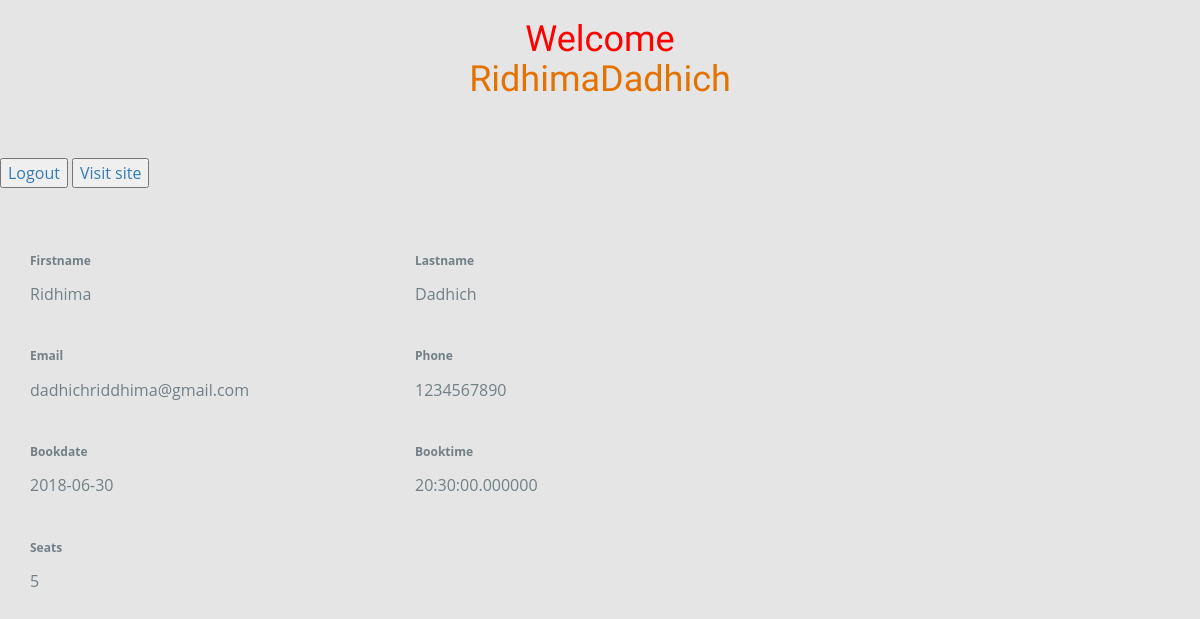
The app's page /Profile.php (signed in) with its own data.
### tables this page shows
CREATE TABLE `register` (
  `id` int(11) NOT NULL,
  `Firstname` text NOT NULL,
  `Lastname` text NOT NULL,
  `Phone` int(100) NOT NULL,
  `Mail` varchar(100) NOT NULL,
  `Password` varchar(100) NOT NULL
);

CREATE TABLE `book` (
  `id` int(200) NOT NULL,
  `Bookdate` date NOT NULL,
  `Booktime` time(6) NOT NULL,
  `seat` int(200) NOT NULL
);

### Profile.php (the view, shortened to what this page needs)
<?php
  include('connect.php');
  if (isset($_SESSION['mail'])) {
    $sql="SELECT * FROM `register` where `Mail`='".$_SESSION['mail']."'";
    $sql1="SELECT * FROM `book`";
    $res1=mysqli_query($con,$sql1);
    $data1=mysqli_fetch_array($res1);
    $res=mysqli_query($con,$sql);
    $data=mysqli_fetch_array($res);
    if ($data && $data1) {
?>
<!DOCTYPE html>
<html>
<head>
  <link rel="stylesheet" type="text/css" href="css/font-awesome.min.css">
  <link rel="stylesheet" type="text/css" href="css/bootstrap.min.css">
  <link rel="stylesheet" type="text/css" href="css/style.css">
</head>
<body style="background-color: rgba(0,0,0,0.1); align-content: center;">
	<h1 style="font-family:Satisfy; text-align: center; color: red;">Welcome<br><span style="color:#E47200;"><?php echo $data['Firstname'], $data['Lastname'];?></span></h1><br><br>
  <div><a href="logout.php">
  <input type="submit" value="Logout">
  <a href="index.php">
  <input type="submit" value="Visit site">
  </a></div>
  <br>
  <br>
  <div class="col-md-8 col-sm-8" style="align-items: center">
          <form action="" method="post"  class="contact-form" role="form">
            <div class="col-md-6 contact-form">
              <div class="form-group ">
              	<label style="font-family: sans;"><sup>Firstname</sup></label><br>
                <?php echo $data['Firstname'];?>
              </div>
            </div>
            <div class="col-md-6 contact-form">
              <div class="form-group ">
              	<label style="font-family: sans;"><sup>Lastname</sup></label><br>
                 <?php echo $data['Lastname'];?>
                </div>
            </div>
            <div class="col-md-6 contact-form">
              <div class="form-group ">
              	<label style="font-family: sans;"><sup>Email</sup></label><br>
                 <?php echo $data['Mail'];?>
              </div>
            </div>
            <div class="col-md-6 contact-form">
              <div class="form-group ">
              	<label style="font-family: sans;"><sup>Phone</sup></label><br>
                 <?php echo $data['Phone'];?>
              </div>
            </div>
            <div class="col-md-6 contact-form">
              <div class="form-group ">
                <label style="font-family: sans;"><sup>Bookdate</sup></label><br>
                <?php echo $data1['Bookdate'];?>
              </div>
            </div>
            <div class="col-md-6 contact-form">
              <div class="form-group ">
                <label style="font-family: sans;"><sup>Booktime</sup></label><br>
                <?php echo $data1['Booktime'];?>
              </div>
            </div>
            <div class="col-md-6 contact-form">
              <div class="form-group ">
                <label style="font-family: sans;"><sup>Seats</sup></label><br>
                <?php echo $data1['seat'];?>
              </div>
            </div>
</body>
</html>
<?php
}
}
else
{
echo "Login failed!";
}
?>

### css/style.css (style rules this page uses)
body { font-size: 15px; line-height: 1.52; color: #717f86; font-size: 16px; font-family: 'Open Sans', sans-serif; font-weight: 400; overflow-x: hidden; }
.contact-form { margin: 8px 0 9px !important; padding-bottom: 10px; }

### records on screen
register: Firstname "Ridhima", Lastname "Dadhich", Mail "dadhichriddhima@gmail.com", Phone "1234567890"
book: Bookdate "2018-06-30", Booktime "20:30:00.000000", seat "5"
